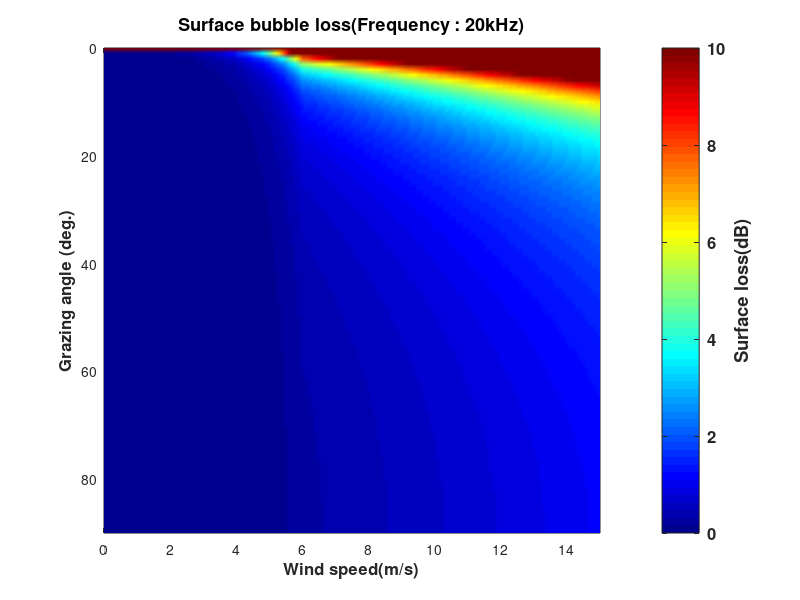

Source code (MATLAB):
clear all; close all; clc

f=20;
th=0:1:90;
U=0:0.1:15;
for a = 1:length(th);
    for b = 1:length(U);
        if U(b)>=6;
            SBL(a,b)=1.26*10^(-3)./sind(th(a))*U(b)^1.57*f^(0.85);
        else
            SBL(a,b)=1.26*10^(-3)./sind(th(a))*6^(1.57)*f^(0.85)*exp(1.2*(U(b)-6));
            
        end
    end
end


figure; set(gcf,'position',[200 176 700 300], 'color',[1 1 1]);
pcolor(U,th,SBL);
colormap(jet)
shading interp
caxis([0 10])
axis ij
h=title('Surface bubble loss(Frequency : 20kHz)'); set(h,'fontsize',13,'fontweight','bold');
h=xlabel('Wind speed(m/s)'); set(h,'fontsize',12,'fontweight','bold');
h=ylabel('Grazing angle (deg.)'); set(h,'fontsize',12,'fontweight','bold');
A=colorbar; ylabel(A,'Surface loss(dB)'); set(A,'fontsize',12,'fontweight','bold');